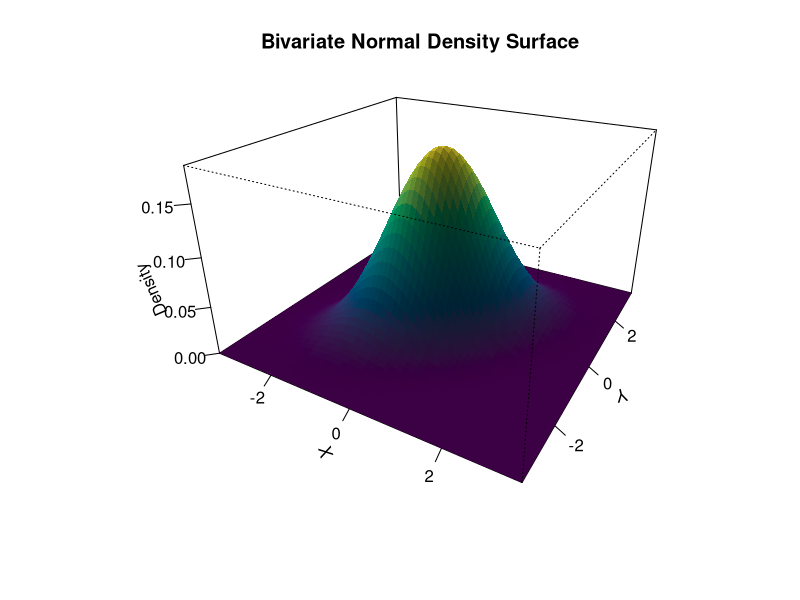
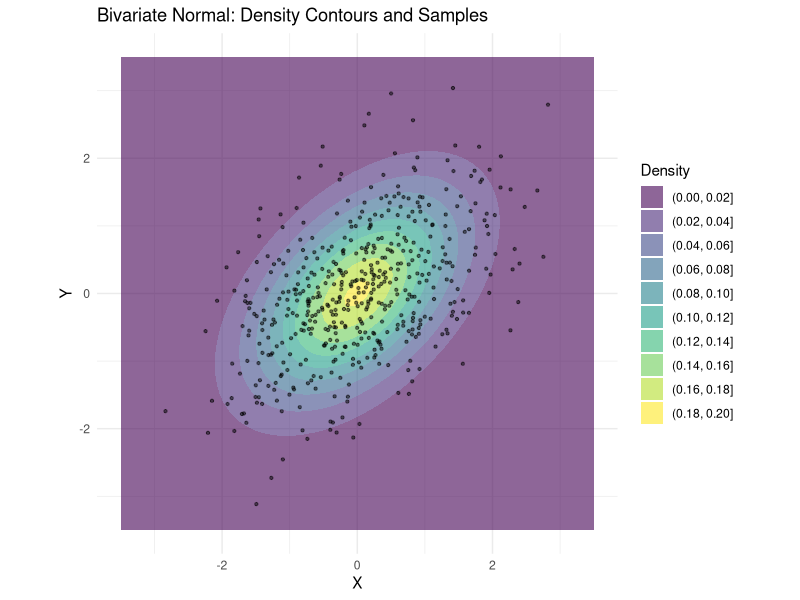
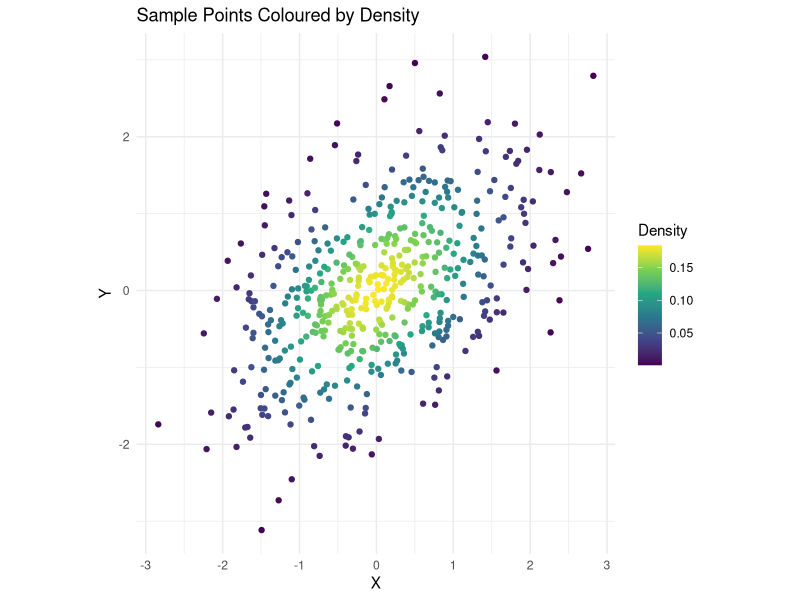
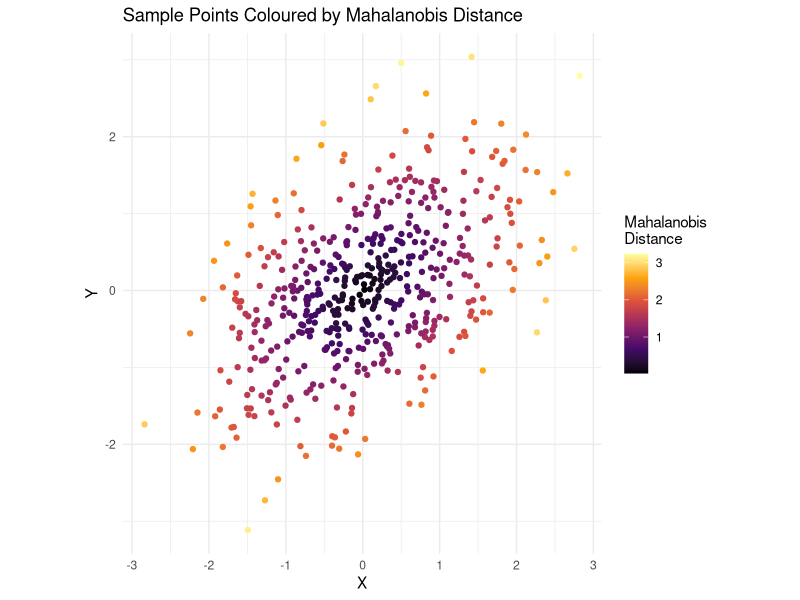

Reproduce these figures in R, in order.
# Bivariate Normal Distribution Demo

# === Explanation ===
# This script demonstrates a 2-dimensional normal distribution (bivariate normal)
# and visualises:
#   1. its probability density function (PDF) as a 3-D surface (base R persp),
#   2. a 2-D contour plot of the PDF with the samples overlaid,
#   3. simulated sample points coloured by density,
#   4. simulated sample points coloured by Mahalanobis distance.
# The Mahalanobis distance is a scale-invariant metric that measures how many
# standard deviations a point is from the mean, accounting for covariance.

# Load required libraries, install if missing
required <- c("MASS", "mvtnorm", "ggplot2")
for (pkg in required) {
  if (!requireNamespace(pkg, quietly = TRUE)) {
    install.packages(pkg)
  }
}
suppressPackageStartupMessages({
  library(MASS)
  library(mvtnorm)
  library(ggplot2)
})

# === Parameters (edit these) ===
mean_vec  <- c(0, 0)
sd_x      <- 1
sd_y      <- 1
rho       <- 0.5      # correlation, must be in (-1, 1)
n_samples <- 500
grid_res  <- 60
n_sd_grid <- 3.5      # grid extends this many SDs either side of the mean
seed      <- 123
persp_theta <- 30     # 3-D surface azimuth (rotate the view)
persp_phi   <- 25     # 3-D surface elevation

stopifnot(abs(rho) < 1, sd_x > 0, sd_y > 0)
cov_mat <- matrix(c(sd_x^2,           rho * sd_x * sd_y,
                    rho * sd_x * sd_y, sd_y^2), nrow = 2)

# Generate samples
set.seed(seed)
samples <- mvrnorm(n = n_samples, mu = mean_vec, Sigma = cov_mat)
colnames(samples) <- c("X", "Y")
samples_df <- as.data.frame(samples)

# Density for each sample
samples_df$density <- dmvnorm(samples, mean = mean_vec, sigma = cov_mat)

# Mahalanobis distance (mahalanobis() returns the SQUARED distance, so take sqrt)
samples_df$mahalanobis <- sqrt(mahalanobis(samples, center = mean_vec, cov = cov_mat))

# Grid for density surface, based on the theoretical distribution
x_seq <- seq(mean_vec[1] - n_sd_grid * sd_x, mean_vec[1] + n_sd_grid * sd_x, length.out = grid_res)
y_seq <- seq(mean_vec[2] - n_sd_grid * sd_y, mean_vec[2] + n_sd_grid * sd_y, length.out = grid_res)
grid <- expand.grid(X = x_seq, Y = y_seq)   # X varies fastest
grid$Z <- dmvnorm(as.matrix(grid), mean = mean_vec, sigma = cov_mat)

# persp() needs z as a matrix: rows = x, columns = y
z_mat <- matrix(grid$Z, nrow = length(x_seq), ncol = length(y_seq))

# --- Plot 1: 3-D density surface (base R) ---
# Colour each facet by the average density of its four corners
nr <- nrow(z_mat); nc <- ncol(z_mat)
z_facet <- (z_mat[-1, -1] + z_mat[-1, -nc] + z_mat[-nr, -1] + z_mat[-nr, -nc]) / 4
pal <- hcl.colors(100, "viridis")
facet_col <- pal[cut(z_facet, breaks = 100, labels = FALSE)]

plot_surface <- function() {
  persp(x_seq, y_seq, z_mat,
        theta = persp_theta, phi = persp_phi, expand = 0.6,
        col = facet_col, border = NA, shade = 0.3,
        xlab = "X", ylab = "Y", zlab = "Density",
        ticktype = "detailed",
        main = "Bivariate Normal Density Surface")
}

# --- Plot 2: 2-D contour plot of the PDF with samples overlaid ---
contour_plot <- ggplot() +
  geom_contour_filled(data = grid, aes(X, Y, z = Z), alpha = 0.6) +
  geom_point(data = samples_df, aes(X, Y), size = 0.8, alpha = 0.5) +
  coord_equal() +
  labs(title = "Bivariate Normal: Density Contours and Samples",
       fill = "Density") +
  theme_minimal()

# --- Plot 3: samples coloured by density ---
scatter_density <- ggplot(samples_df, aes(X, Y, colour = density)) +
  geom_point(size = 1.5) +
  scale_colour_viridis_c(name = "Density") +
  coord_equal() +
  labs(title = "Sample Points Coloured by Density") +
  theme_minimal()

# --- Plot 4: samples coloured by Mahalanobis distance ---
scatter_mahalanobis <- ggplot(samples_df, aes(X, Y, colour = mahalanobis)) +
  geom_point(size = 1.5) +
  scale_colour_viridis_c(name = "Mahalanobis\nDistance", option = "inferno") +
  coord_equal() +
  labs(title = "Sample Points Coloured by Mahalanobis Distance") +
  theme_minimal()

# Show plots (each appears in turn in the plot window / Rplots.pdf under Rscript)
plot_surface()
print(contour_plot)
print(scatter_density)
print(scatter_mahalanobis)

cat("\nAll plots displayed. Under Rscript they are saved to Rplots.pdf in the working directory.\n")
